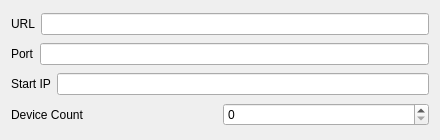
<?xml version="1.0" encoding="UTF-8"?>
<ui version="4.0">
 <class>UDPFlood</class>
 <widget class="QDialog" name="UDPFlood">
  <property name="geometry">
   <rect>
    <x>0</x>
    <y>0</y>
    <width>440</width>
    <height>140</height>
   </rect>
  </property>
  <property name="windowTitle">
   <string>UDP Flood Attack</string>
  </property>
  <layout class="QVBoxLayout" name="verticalLayout">
   <item>
    <layout class="QHBoxLayout" name="horizontalLayout">
     <item>
      <widget class="QLabel" name="label">
       <property name="text">
        <string>URL</string>
       </property>
      </widget>
     </item>
     <item>
      <widget class="QLineEdit" name="lineEdit"/>
     </item>
    </layout>
   </item>
   <item>
    <layout class="QHBoxLayout" name="horizontalLayout_2">
     <item>
      <widget class="QLabel" name="label_2">
       <property name="text">
        <string>Port</string>
       </property>
      </widget>
     </item>
     <item>
      <widget class="QLineEdit" name="lineEdit_2"/>
     </item>
    </layout>
   </item>
   <item>
    <layout class="QHBoxLayout" name="horizontalLayout_3">
     <item>
      <widget class="QLabel" name="label_3">
       <property name="text">
        <string>Start IP</string>
       </property>
      </widget>
     </item>
     <item>
      <widget class="QLineEdit" name="lineEdit_3"/>
     </item>
    </layout>
   </item>
   <item>
    <layout class="QHBoxLayout" name="horizontalLayout_4">
     <item>
      <widget class="QLabel" name="label_4">
       <property name="text">
        <string>Device Count</string>
       </property>
      </widget>
     </item>
     <item>
      <widget class="QSpinBox" name="spinBox"/>
     </item>
    </layout>
   </item>
  </layout>
 </widget>
 <resources/>
 <connections/>
</ui>
